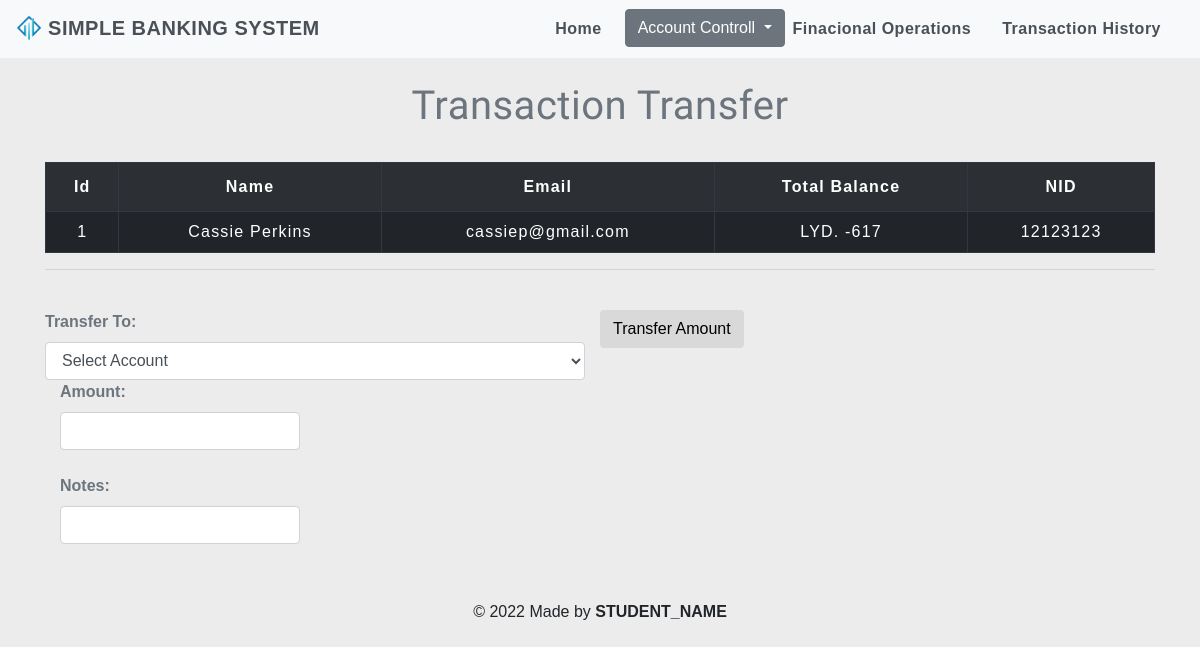
Page /selecteduserdetail.php?id=1&type=3 on the committed database.
### tables this page shows
CREATE TABLE `users` (
  `id` int(7) NOT NULL,
  `name` text NOT NULL,
  `email` varchar(30) NOT NULL,
  `gender` varchar(155) NOT NULL,
  `balance` int(8) NOT NULL,
  `nid` varchar(12) DEFAULT NULL,
  `phone` varchar(18) DEFAULT NULL,
  `address` text DEFAULT NULL,
  `notes` text DEFAULT NULL,
  `status` tinyint(2) UNSIGNED NOT NULL DEFAULT 1,
  `checksum` bigint(20) DEFAULT 0,
  `image` text DEFAULT NULL,
  `overDraw` int(12) NOT NULL DEFAULT 0
);

### selecteduserdetail.php (the view, shortened to what this page needs)
<!DOCTYPE html>
<html lang="en">
<head>
    <title>Transaction <?php     $actionType = $_GET['type'];
     switch ($actionType) {
        case 3:echo 'Transfer';$actionType='Transfer'; break;
        }?> </title>
    <link rel="stylesheet" href="https://maxcdn.bootstrapcdn.com/bootstrap/4.0.0/css/bootstrap.min.css">
    <link rel="stylesheet" type="text/css" href="css/table.css">
    <link rel="stylesheet" type="text/css" href="css/navbar.css">
</head>
<body style="background-color : #ececec;">
<?php
  include 'navbar.php';
?>
	<div class="container">
        <h2 class="text-center pt-4" style="color : #6c757d;">Transaction <?php echo $actionType; ?> </h2>
            <?php
                include 'config.php';
                $sid=$_GET['id'];
                $sql = "SELECT * FROM  users where id=$sid";
                $result=mysqli_query($conn,$sql);
                $rows=mysqli_fetch_assoc($result);
            ?>
            <form method="post" name="tcredit" class="tabletext" ><br>
        <div>
            <table class="table table-striped table-condensed table-bordered table-dark">
                <tr style="color : white;">
                    <th class="text-center">Id</th>
                    <th class="text-center">Name</th>
                    <th class="text-center">Email</th>
                    <th class="text-center">Total Balance</th>
                    <th class="text-center">NID</th>
                </tr>
                <tr style="color : white;">
                    <td class="py-2"><?php echo $rows['id'] ?></td>
                    <td class="py-2"><?php echo $rows['name'] ?></td>
                    <td class="py-2"><?php echo $rows['email'] ?></td>
                    <td class="py-2">LYD. <?php echo $rows['balance'] ?></td>
                    <td class="py-2"><?php echo $rows['nid'] ?></td>
                </tr>
            </table>
        </div>
        <hr><br>
        <div class="row">
            <div class="col-6">
        <?php  if  ($actionType == 'Transfer' ){ ?>
        <label style="color : #6c757d;"><b> <?php echo $actionType; ?> To:</b></label>
        <select name="to" class="form-control" required>
            <option value="" disabled selected>Select Account</option>
        </select>
        <?php  }
         ?>
        <div class="col-6">
            <label style="color : #6c757d;"><b>Amount:</b></label>
            <input type="number" class="form-control" name="amount" required>
            <br>
            <label style="color : #6c757d;"><b>Notes:</b></label>
            <input type="test" class="form-control" name="notes" required>
        </div>
        </div>
            <br><br>
                <div class="text-center" >
            <button class="btn" name="submit" type="submit" id="myBtn" ><?php echo $actionType; ?> Amount</button>
            </div>
        </form>
    </div>
 <?php include 'footer.php'; ?>
</body>
</html>

### css/table.css (style rules this page uses)
* { padding: 0; margin: 0; box-sizing: border-box; font-family: sans-serif; }
h2 { font-size: 40px; }
table { letter-spacing: 1.2px; }
td { text-align: center; }
button { border:none; background: #d9d9d9; transition: 1s; }

### css/navbar.css (style rules this page uses)
h2 { color: #4C4B4B; letter-spacing: 0.5px; font-family: raleway; }

### selecteduserdetail.php (style rules this page uses)
button { border:none; background: #d9d9d9; }

### rows in the picture
users: id "1", name "Cassie Perkins", email "cassiep@gmail.com", balance "-617", nid "12123123"

### other values in the picture
$actionType "Transfer"
